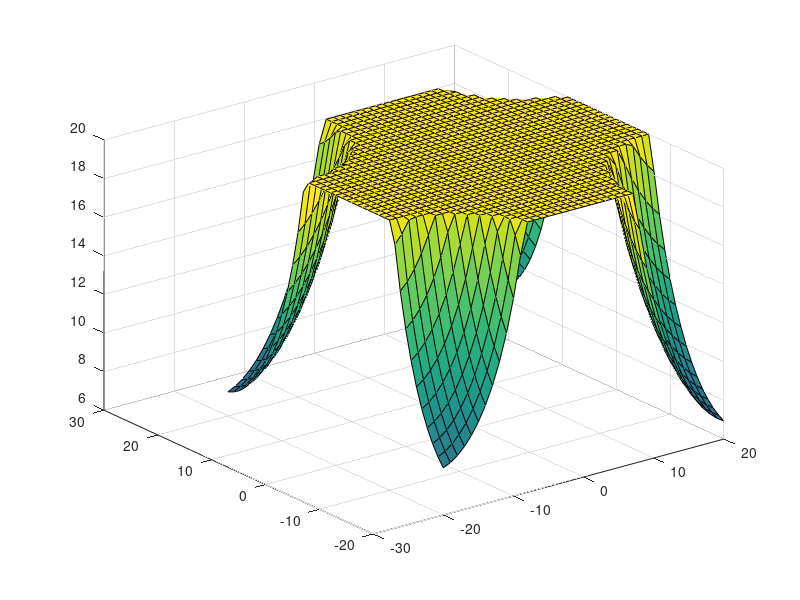

MATLAB code for this plot:
clear
close all

GDOP = zeros(41,41);
HDOP = zeros(41,41);
VDOP = zeros(41,41);
PDOP = zeros(41,41);

x = [19,18,-19,-21];
y = [21,-19,20,-18];
z = [10,10,10,10];

ia = 1;
for a = -20:20
    ib = 1;
    for b = -20:20
        Ru = [a;b;0];
        
        A = [];
        for i = 1:4
            Ri = [x(i);y(i);z(i)];
            Ru = [a;b;0];

            Ui = (Ru - Ri)/norm(Ru - Ri);

            A = [A;Ui' 1];
        end
        D = inv(A'*A);
        VDOP(ia,ib) = sqrt(D(3,3));
        HDOP(ia,ib) = sqrt(D(1,1)+D(2,2));
        PDOP(ia,ib) = sqrt(D(1,1)+D(2,2)+D(3,3));
        GDOP(ia,ib) = sqrt(D(1,1)+D(2,2)+D(3,3)+D(4,4));
        ib = ib + 1;
    end
    ia = ia + 1;
end
PDOP(PDOP>20)=20;
figure(1)
surf(-20:20,-20:20,PDOP)
hold on;
scatter(x,y,20,'r*')